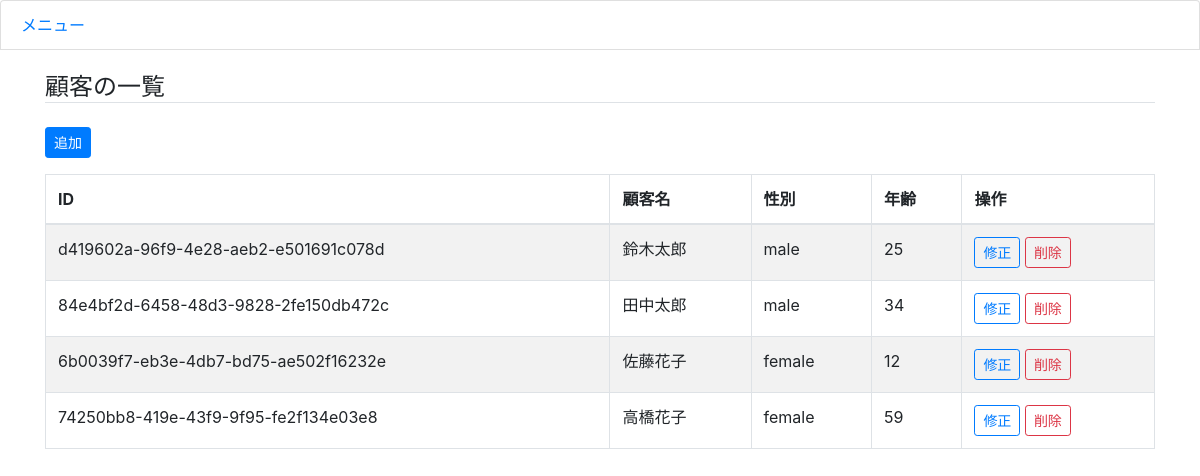
Screenshot of /lessonmgmt/customer/ with the database file from the repository.
### lessonmgmt/models/customer.py (models this page shows, shortened)
class Customer(models.Model):
    GENDER_CHOICES = (
        (u'male', u'男性'),
        (u'female', u'女性'),
    )
    customer_id = models.UUIDField(primary_key=True, default=uuid.uuid4, editable=False)
    name = models.CharField('名前', max_length=50) # [teldren] 同姓同名時は，受講履歴登録時の名前選択で区別がつかなくなる。
    gender = models.CharField('性別', max_length=10, choices=GENDER_CHOICES)
    age = models.IntegerField('年齢')

### lessonmgmt/views/customer_view.py (the view)
# urls.py: path('customer/', views.customer_view.CustomerListView.as_view(), name='customer_list'), # 一覧
class CustomerListView(ListView):
    template_name = 'lessonmgmt/customer_list.html'
    model = Customer

### templates/lessonmgmt/customer_list.html (shortened to what this page needs)
{% extends "lessonmgmt/base.html" %}
{% block content %}
<h4 class="mt-4 border-bottom">顧客の一覧</h4>
<a href="{% url 'lessonmgmt:customer_add' %}" class="btn btn-primary btn-sm my-3">追加</a>
<table class="table table-striped table-bordered">
  <thead>
    <tr>
      <th scope="col">ID</th>
      <th scope="col">顧客名</th>
      <th scope="col">性別</th>
      <th scope="col">年齢</th>
      <th scope="col">操作</th>
    </tr>
  </thead>
  <tbody>
    {% for customer in object_list %}
    <tr>
      <td>{{ customer.customer_id }}</td>
      <td>{{ customer.name }}</td>
      <td>{{ customer.gender }}</td>
      <td>{{ customer.age }}</td>
      <td>
        <a href="{% url 'lessonmgmt:customer_update' customer.pk %}" class="btn btn-outline-primary btn-sm">修正</a>
        <a href="{% url 'lessonmgmt:customer_delete' customer.pk %}" class="btn btn-outline-danger btn-sm">削除</a>
      </td>
    </tr>
    {% endfor %}
  </tbody>
</table>
{% endblock content %}

### rows the page displays
Customer: customer_id "d419602a-96f9-4e28-aeb2-e501691c078d", name "鈴木太郎", gender "male", age "25"
Customer: customer_id "84e4bf2d-6458-48d3-9828-2fe150db472c", name "田中太郎", gender "male", age "34"
Customer: customer_id "6b0039f7-eb3e-4db7-bd75-ae502f16232e", name "佐藤花子", gender "female", age "12"
Customer: customer_id "74250bb8-419e-43f9-9f95-fe2f134e03e8", name "高橋花子", gender "female", age "59"
